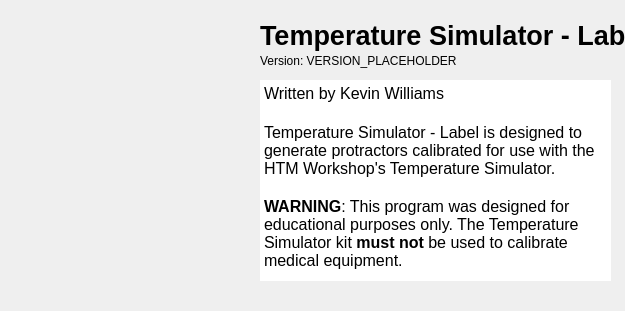
<?xml version="1.0" encoding="UTF-8"?>
<ui version="4.0">
 <class>Dialog</class>
 <widget class="QDialog" name="Dialog">
  <property name="geometry">
   <rect>
    <x>0</x>
    <y>0</y>
    <width>625</width>
    <height>311</height>
   </rect>
  </property>
  <property name="minimumSize">
   <size>
    <width>625</width>
    <height>311</height>
   </size>
  </property>
  <property name="maximumSize">
   <size>
    <width>625</width>
    <height>311</height>
   </size>
  </property>
  <property name="windowTitle">
   <string>Dialog</string>
  </property>
  <widget class="QLabel" name="title">
   <property name="geometry">
    <rect>
     <x>260</x>
     <y>10</y>
     <width>463</width>
     <height>51</height>
    </rect>
   </property>
   <property name="font">
    <font>
     <pointsize>20</pointsize>
     <weight>75</weight>
     <bold>true</bold>
    </font>
   </property>
   <property name="text">
    <string>Temperature Simulator - Label</string>
   </property>
  </widget>
  <widget class="QTextBrowser" name="textBrowser">
   <property name="geometry">
    <rect>
     <x>260</x>
     <y>80</y>
     <width>351</width>
     <height>201</height>
    </rect>
   </property>
   <property name="autoFillBackground">
    <bool>false</bool>
   </property>
   <property name="frameShape">
    <enum>QFrame::NoFrame</enum>
   </property>
   <property name="verticalScrollBarPolicy">
    <enum>Qt::ScrollBarAlwaysOff</enum>
   </property>
   <property name="html">
    <string>&lt;!DOCTYPE HTML PUBLIC &quot;-//W3C//DTD HTML 4.0//EN&quot; &quot;http://www.w3.org/TR/REC-html40/strict.dtd&quot;&gt;
&lt;html&gt;&lt;head&gt;&lt;meta name=&quot;qrichtext&quot; content=&quot;1&quot; /&gt;&lt;style type=&quot;text/css&quot;&gt;
p, li { white-space: pre-wrap; }
&lt;/style&gt;&lt;/head&gt;&lt;body style=&quot; font-family:'.AppleSystemUIFont'; font-size:13pt; font-weight:400; font-style:normal;&quot;&gt;
&lt;p style=&quot; margin-top:0px; margin-bottom:0px; margin-left:0px; margin-right:0px; -qt-block-indent:0; text-indent:0px;&quot;&gt;&lt;span style=&quot; font-family:'Ubuntu'; font-size:12pt;&quot;&gt;Written by Kevin Williams&lt;/span&gt;&lt;/p&gt;
&lt;p style=&quot; margin-top:0px; margin-bottom:0px; margin-left:0px; margin-right:0px; -qt-block-indent:0; text-indent:0px;&quot;&gt;&lt;span style=&quot; font-family:'Ubuntu'; font-size:12pt;&quot;&gt;&lt;br /&gt;Temperature Simulator - Label is designed to generate protractors calibrated for use with the HTM Workshop's Temperature Simulator.&lt;/span&gt;&lt;/p&gt;
&lt;p style=&quot;-qt-paragraph-type:empty; margin-top:0px; margin-bottom:0px; margin-left:0px; margin-right:0px; -qt-block-indent:0; text-indent:0px; font-family:'Ubuntu'; font-size:12pt;&quot;&gt;&lt;br /&gt;&lt;/p&gt;
&lt;p style=&quot; margin-top:0px; margin-bottom:0px; margin-left:0px; margin-right:0px; -qt-block-indent:0; text-indent:0px;&quot;&gt;&lt;span style=&quot; font-family:'Ubuntu'; font-size:12pt; font-weight:600;&quot;&gt;WARNING&lt;/span&gt;&lt;span style=&quot; font-family:'Ubuntu'; font-size:12pt;&quot;&gt;: This program was designed for educational purposes only. The Temperature Simulator kit &lt;/span&gt;&lt;span style=&quot; font-family:'Ubuntu'; font-size:12pt; font-weight:600;&quot;&gt;must not&lt;/span&gt;&lt;span style=&quot; font-family:'Ubuntu'; font-size:12pt;&quot;&gt; be used to calibrate medical equipment. &lt;/span&gt;&lt;/p&gt;
&lt;p style=&quot;-qt-paragraph-type:empty; margin-top:0px; margin-bottom:0px; margin-left:0px; margin-right:0px; -qt-block-indent:0; text-indent:0px; font-family:'Ubuntu'; font-size:12pt;&quot;&gt;&lt;br /&gt;&lt;/p&gt;
&lt;p style=&quot; margin-top:0px; margin-bottom:0px; margin-left:0px; margin-right:0px; -qt-block-indent:0; text-indent:0px;&quot;&gt;&lt;span style=&quot; font-family:'Ubuntu'; font-size:12pt;&quot;&gt;This program is FREE and OPEN SOURCE licensed under GNU GPLv2.&lt;/span&gt;&lt;/p&gt;
&lt;p style=&quot;-qt-paragraph-type:empty; margin-top:0px; margin-bottom:0px; margin-left:0px; margin-right:0px; -qt-block-indent:0; text-indent:0px; font-family:'Ubuntu'; font-size:12pt;&quot;&gt;&lt;br /&gt;&lt;/p&gt;&lt;/body&gt;&lt;/html&gt;</string>
   </property>
  </widget>
  <widget class="QLabel" name="version">
   <property name="geometry">
    <rect>
     <x>260</x>
     <y>45</y>
     <width>463</width>
     <height>31</height>
    </rect>
   </property>
   <property name="text">
    <string>Version: VERSION_PLACEHOLDER</string>
   </property>
  </widget>
  <widget class="QLabel" name="icon">
   <property name="geometry">
    <rect>
     <x>30</x>
     <y>20</y>
     <width>211</width>
     <height>201</height>
    </rect>
   </property>
   <property name="mouseTracking">
    <bool>false</bool>
   </property>
   <property name="text">
    <string/>
   </property>
   <property name="pixmap">
    <pixmap resource="images.qrc">:/icon/icon.png</pixmap>
   </property>
   <property name="scaledContents">
    <bool>true</bool>
   </property>
  </widget>
 </widget>
 <resources>
  <include location="images.qrc"/>
 </resources>
 <connections/>
</ui>
